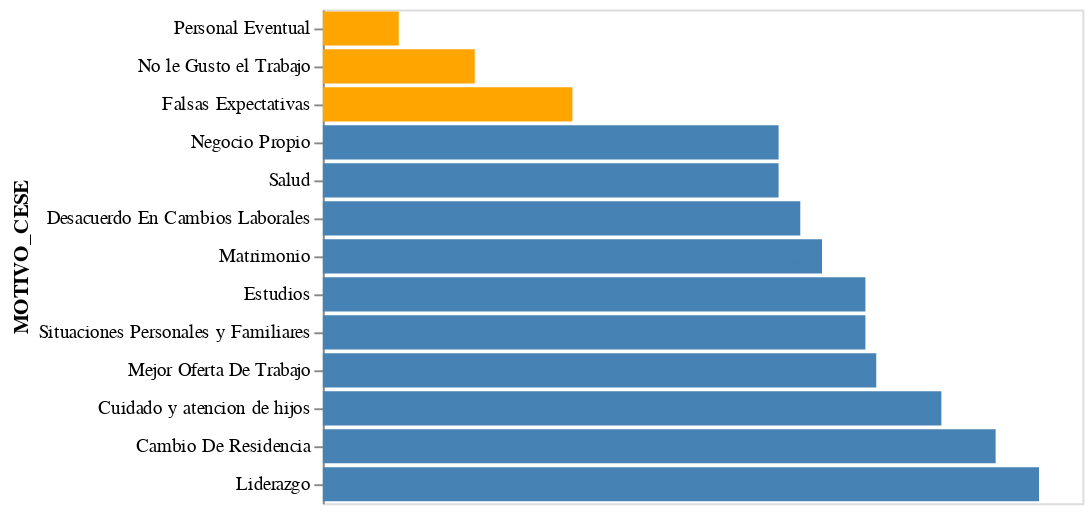

Notebook source saved alongside this figure:
### Code cell
motivo_cese = ceses_i.groupby(
    by = ['MOTIVO_CESE'],
    as_index = False
).agg(
    antg_prom = ('antiguedad_meses', 'median')
)

barra = alt.Chart(motivo_cese).mark_bar().encode(
    y = alt.Y(
        'MOTIVO_CESE',
        sort='x'),
    x = alt.X(
        'antg_prom',
        title = None,
        axis = None),
    color = alt.condition(
        alt.datum.antg_prom < 21 , 
        alt.value("orange"),
        alt.value("steelblue"))
)

texto = barra.mark_text(
    align = 'center',
    baseline ='bottom',
    dy = 7,
    dx = -15,
    color = '#F2F2F2',
    fontSize = 12,
    fontWeight = 'bold'
).encode(
    text = alt.Text('antg_prom')
)

barra+texto

### Figure 1 — Vega-Lite specification as saved in the notebook (floating-point values rounded to 4 significant figures)
{"config": {"view": {"continuousWidth": 400, "continuousHeight": 300}}, "layer": [{"mark": "bar", "encoding": {"color": {"condition": {"value": "orange", "test": "(datum.antg_prom < 21)"}, "value": "steelblue"}, "x": {"type": "quantitative", "axis": null, "field": "antg_prom", "title": null}, "y": {"type": "nominal", "field": "MOTIVO_CESE", "sort": "x"}}}, {"mark": {"type": "text", "align": "center", "baseline": "bottom", "color": "#F2F2F2", "dx": -15, "dy": 7, "fontSize": 12, "fontWeight": "bold"}, "encoding": {"color": {"condition": {"value": "orange", "test": "(datum.antg_prom < 21)"}, "value": "steelblue"}, "text": {"type": "quantitative", "field": "antg_prom", "format": ",.2r"}, "x": {"type": "quantitative", "axis": null, "field": "antg_prom", "title": null}, "y": {"type": "nominal", "field": "MOTIVO_CESE", "sort": "x"}}}], "data": {"name": "data-4a70bac24394cf66549a7089fec82758"}, "$schema": "https://vega.github.io/schema/vega-lite/v4.8.1.json", "datasets": {"data-4a70bac24394cf66549a7089fec82758": [{"MOTIVO_CESE": "Cambio De Residencia", "antg_prom": 31.0}, {"MOTIVO_CESE": "Cuidado y atencion de hijos", "antg_prom": 28.5}, {"MOTIVO_CESE": "Desacuerdo En Cambios Laborales", "antg_prom": 22.0}, {"MOTIVO_CESE": "Estudios", "antg_prom": 25.0}, {"MOTIVO_CESE": "Falsas Expectativas", "antg_prom": 11.5}, {"MOTIVO_CESE": "Liderazgo", "antg_prom": 33.0}, {"MOTIVO_CESE": "Matrimonio", "antg_prom": 23.0}, {"MOTIVO_CESE": "Mejor Oferta De Trabajo", "antg_prom": 25.5}, {"MOTIVO_CESE": "Negocio Propio", "antg_prom": 21.0}, {"MOTIVO_CESE": "No le Gusto el Trabajo", "antg_prom": 7.0}, {"MOTIVO_CESE": "Personal Eventual", "antg_prom": 3.5}, {"MOTIVO_CESE": "Salud", "antg_prom": 21.0}, {"MOTIVO_CESE": "Situaciones Personales y Familiares", "antg_prom": 25.0}]}}
